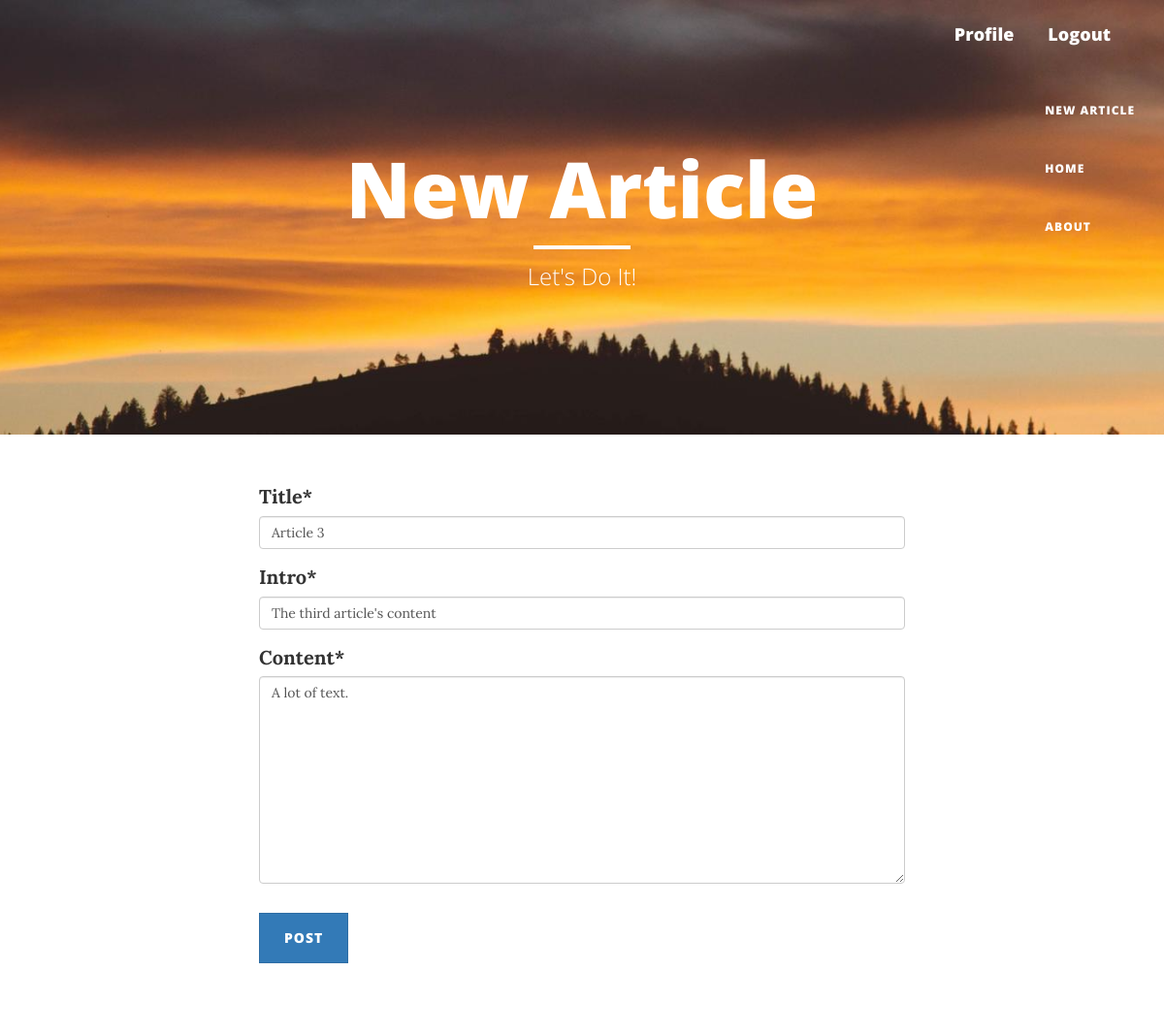
The page /article/3/update (signed in) on the database its author committed.
### blog/models.py (models this page shows, shortened)
class Article(models.Model):
    title = models.CharField(max_length=100)
    intro = models.CharField(max_length=500, null=True)
    content = models.TextField()
    date_posted = models.DateTimeField(default=timezone.now)
    author = models.ForeignKey(User, on_delete=models.CASCADE, related_name='articles')

### blog/views.py (the view, shortened to what this page needs)
# urls.py: path('article/<int:pk>/update', ArticleUpdateView.as_view(), name='article-update'),
class ArticleUpdateView(LoginRequiredMixin, UserPassesTestMixin, UpdateView):
    model = Article
    fields = ['title', 'intro', 'content']
    def test_func(self):
        article = self.get_object()
        if self.request.user == article.author:
            return True
        return False

### blog/templates/blog/article_form.html (shortened to what this page needs)
{% extends 'blog/basic.html' %}
{% load crispy_forms_tags %}
{% block header %}
<h1>New Article</h1>
<hr class="small">
<span class="subheading">Let's Do It!</span>
{% endblock header %}
{% block content %}
    <div class="content-section">
        <form method="POST" style="width: 60%; margin: 0 auto">
            <fieldset class="form-group">
                {{ form|crispy }}
            </fieldset>
            <div class="form-group">
                <button class="btn btn-primary" type="submit">Post</button>
            </div>
        </form>
    </div>
{% endblock content %}

### rows shown on the page
Article: title "Article 3", intro "The third article's content", content "A lot of text."
